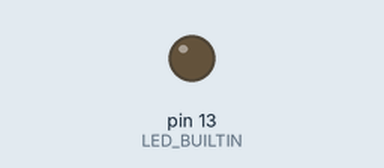
A sketch run on a simulated Arduino Uno, built with avr-gcc and run on an emulated ATmega328P. Shown: output pins drawn as LEDs (lit = HIGH).

Above: at 0.05 s.
At 0.5 s:
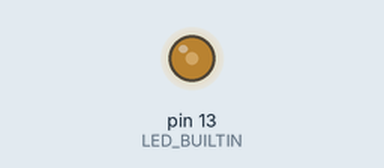
At 0.95 s:
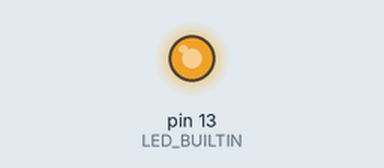
At 1.85 s:
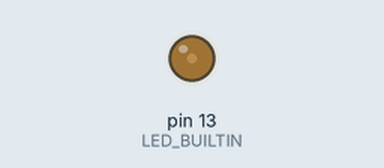
Timing chart, 0 to 4.6 s (numbered marks = the images above):
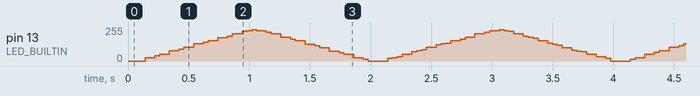

The sketch:

blink_SOG.ino
```cpp
int dutyup=0;
  int dirflag=0;
  int freq=100;
void setup() {
  // initialize digital pin LED_BUILTIN as an output.
  pinMode(LED_BUILTIN, OUTPUT);

}
void timedBlink(int interval){
  digitalWrite(LED_BUILTIN  , HIGH);
  delay(interval*1000);
  digitalWrite(LED_BUILTIN  , LOW);
  delay(1000);
  }
void dimmer(int freq, int duty){
  int period, onTime, offTime;
  period=1000/freq;
  onTime=period*duty/100;
  offTime=period-onTime;
  digitalWrite(LED_BUILTIN, HIGH);
  delay(onTime);
   digitalWrite(LED_BUILTIN, LOW);
   delay(offTime);
  }
// the loop function runs over and over again forever
void loop() {
    dimmer(freq, dutyup);
    if(dutyup==100&&dirflag==0)
    {dirflag=1;
    }
    else if(dutyup==0&&dirflag==1)
    {dirflag=0;
      }
      if(dirflag==0)
      {dutyup++;
        }
        else if(dirflag==1)
        {dutyup--;
          }


   }
```
